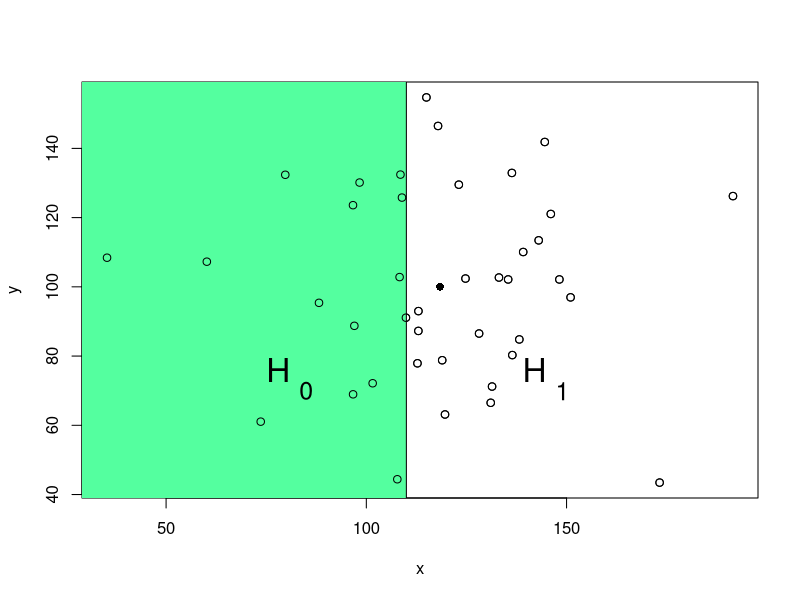
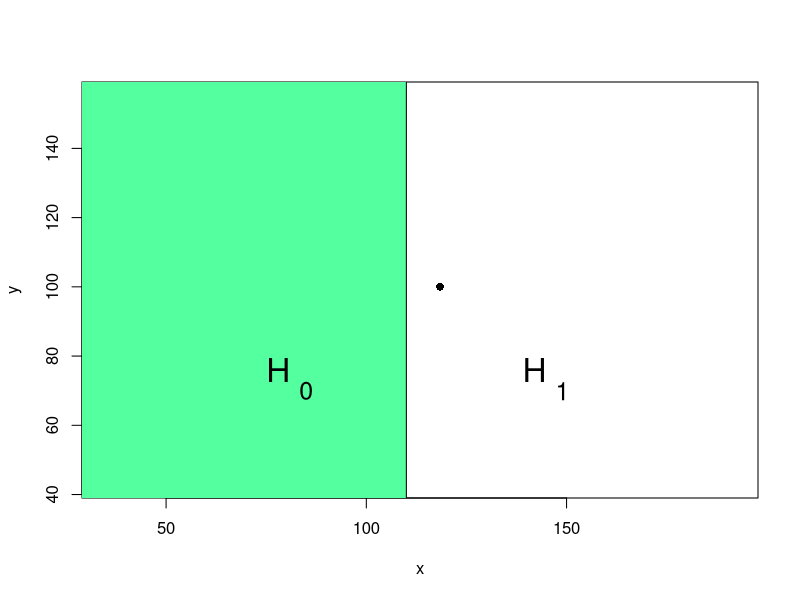
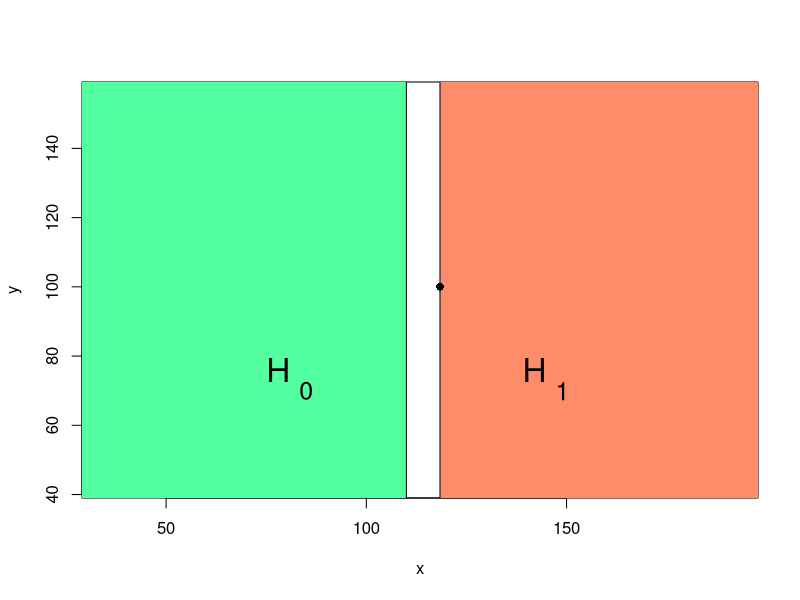
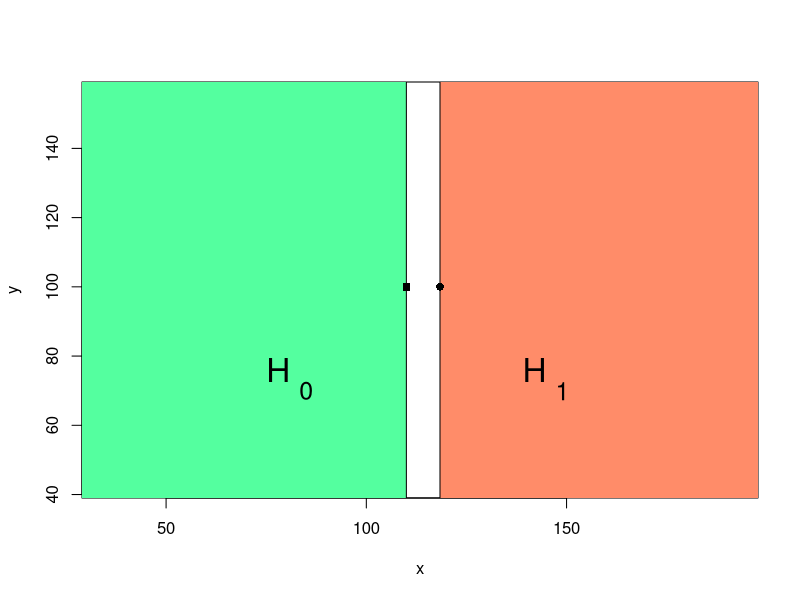
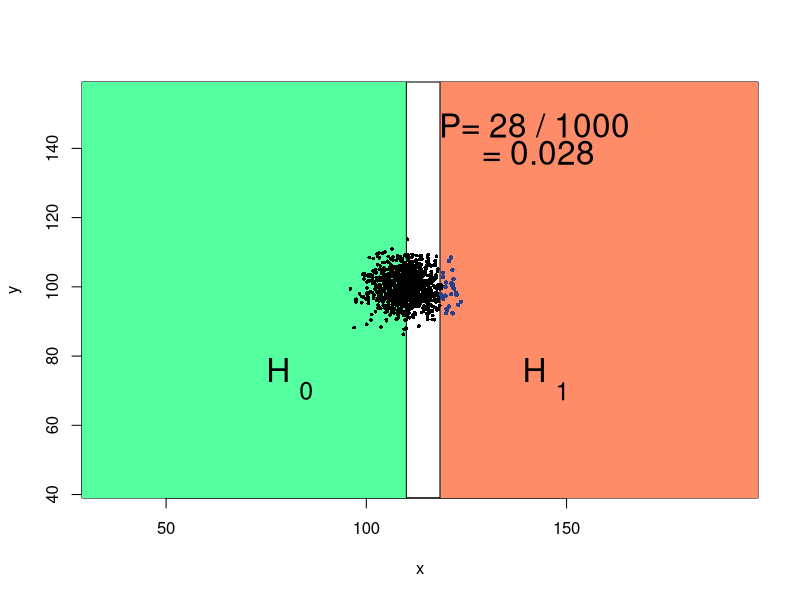
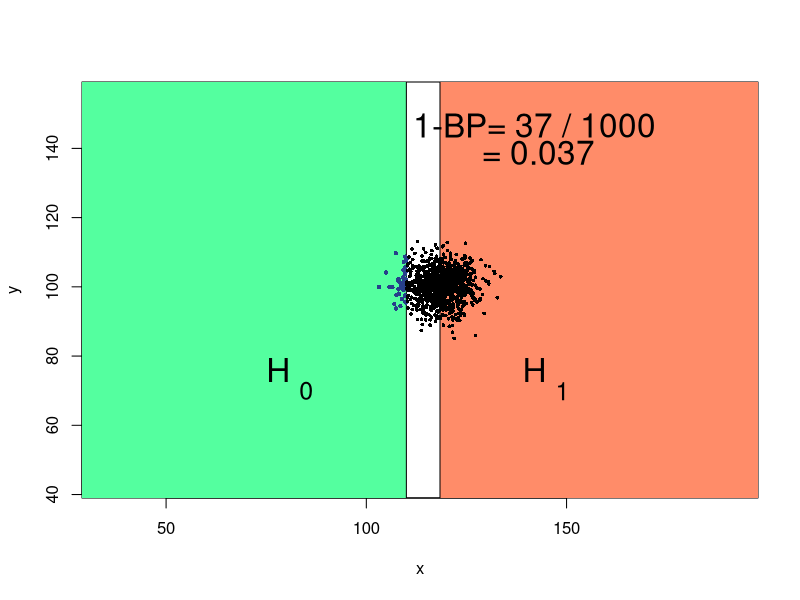

These figures' R source, in order:
border_x = 110
gen_x = border_x + 5
gen_y = 100.0
sd_x = 30
sd_y = 30
n_points = 40

plot_buffer = 8

# draw a point and make sure that it has a mean x > border_x
est_x = 0
while ((est_x < border_x + 5) | (est_x > (border_x + 10))) {
    obs_x = rnorm(n_points, mean=gen_x, sd=sd_x)
    obs_y = rnorm(n_points, mean=gen_y, sd=sd_y)
    est_y = mean(obs_y)
    obs_y = gen_y + obs_y - est_y
    y_min_lim = min(obs_y)
    y_max_lim = max(obs_y) 
    x_min_lim = min(obs_x)
    x_max_lim = max(obs_x) 
    est_x = mean(obs_x)
    est_y = mean(obs_y)
}


pdf('field.pdf')
plot(obs_x, obs_y, xlim=c(x_min_lim, x_max_lim), ylim=c(y_min_lim, y_max_lim), xlab="x", ylab="y")
polygon(c(0, border_x, border_x, 0),
        c(y_min_lim - plot_buffer, y_min_lim - plot_buffer, y_max_lim + plot_buffer, y_max_lim + plot_buffer),
        col='#54FF9F')
points(obs_x, obs_y)
points(est_x, est_y, pch=16)
text(border_x - 4*plot_buffer, gen_y - 3*plot_buffer, c("H"), cex=2)
text(border_x + 7 - 4*plot_buffer, gen_y - 6 - 3*plot_buffer, c("0"), cex=1.5)
text(border_x + 4*plot_buffer, gen_y - 3*plot_buffer, c("H"), cex=2)
text(border_x + 7 + 4*plot_buffer, gen_y - 6 - 3*plot_buffer, c("1"), cex=1.5)
dev.off()



pdf('field-just-mean.pdf')
plot(obs_x, obs_y, type='n', xlim=c(x_min_lim, x_max_lim), ylim=c(y_min_lim, y_max_lim), xlab="x", ylab="y")
polygon(c(0, border_x, border_x, 0),
        c(y_min_lim - plot_buffer, y_min_lim - plot_buffer, y_max_lim + plot_buffer, y_max_lim + plot_buffer),
        col='#54FF9F')
points(est_x, est_y, pch=16)
text(border_x - 4*plot_buffer, gen_y - 3*plot_buffer, c("H"), cex=2)
text(border_x + 7 - 4*plot_buffer, gen_y - 6 - 3*plot_buffer, c("0"), cex=1.5)
text(border_x + 4*plot_buffer, gen_y - 3*plot_buffer, c("H"), cex=2)
text(border_x + 7 + 4*plot_buffer, gen_y - 6 - 3*plot_buffer, c("1"), cex=1.5)
dev.off()




pdf('field-mean-rej.pdf')
plot(obs_x, obs_y, type='n', xlim=c(x_min_lim, x_max_lim), ylim=c(y_min_lim, y_max_lim), xlab="x", ylab="y")
polygon(c(0, border_x, border_x, 0),
        c(y_min_lim - plot_buffer, y_min_lim - plot_buffer, y_max_lim + plot_buffer, y_max_lim + plot_buffer),
        col='#54FF9F')
polygon(c(est_x, x_max_lim + plot_buffer, x_max_lim + plot_buffer, est_x),
        c(y_min_lim - plot_buffer, y_min_lim - plot_buffer, y_max_lim + plot_buffer, y_max_lim + plot_buffer),
        col='#FF8C69')
points(est_x, est_y, pch=16)
text(border_x - 4*plot_buffer, gen_y - 3*plot_buffer, c("H"), cex=2)
text(border_x + 7 - 4*plot_buffer, gen_y - 6 - 3*plot_buffer, c("0"), cex=1.5)
text(border_x + 4*plot_buffer, gen_y - 3*plot_buffer, c("H"), cex=2)
text(border_x + 7 + 4*plot_buffer, gen_y - 6 - 3*plot_buffer, c("1"), cex=1.5)
dev.off()

lfc_x = border_x
lfc_y = est_y
pdf('field-mean-rej-lfc.pdf')
plot(obs_x, obs_y, type='n', xlim=c(x_min_lim, x_max_lim), ylim=c(y_min_lim, y_max_lim), xlab="x", ylab="y")
polygon(c(0, border_x, border_x, 0),
        c(y_min_lim - plot_buffer, y_min_lim - plot_buffer, y_max_lim + plot_buffer, y_max_lim + plot_buffer),
        col='#54FF9F')
polygon(c(est_x, x_max_lim + plot_buffer, x_max_lim + plot_buffer, est_x),
        c(y_min_lim - plot_buffer, y_min_lim - plot_buffer, y_max_lim + plot_buffer, y_max_lim + plot_buffer),
        col='#FF8C69')
points(est_x, est_y, pch=16)
points(lfc_x, lfc_y, pch=15)
text(border_x - 4*plot_buffer, gen_y - 3*plot_buffer, c("H"), cex=2)
text(border_x + 7 - 4*plot_buffer, gen_y - 6 - 3*plot_buffer, c("0"), cex=1.5)
text(border_x + 4*plot_buffer, gen_y - 3*plot_buffer, c("H"), cex=2)
text(border_x + 7 + 4*plot_buffer, gen_y - 6 - 3*plot_buffer, c("1"), cex=1.5)
dev.off()

est_sd_y = sd(obs_y)
print(c("est_sd_y", est_sd_y))
est_sd_x = sd(obs_x)
print(c("est_sd_x", est_sd_x))

n_sims=1000

sim_mean_x = replicate(n_sims, mean(rnorm(n_points, mean=lfc_x, sd=est_sd_x)))
sim_mean_y = replicate(n_sims, mean(rnorm(n_points, mean=lfc_y, sd=est_sd_y)))
gt_obs = sim_mean_x >= est_x
p_val_from_markov = sum(gt_obs)/n_sims
pdf('field-mean-p-val-markov.pdf')
plot(obs_x, obs_y, type='n', xlim=c(x_min_lim, x_max_lim), ylim=c(y_min_lim, y_max_lim), xlab="x", ylab="y")
polygon(c(0, border_x, border_x, 0),
        c(y_min_lim - plot_buffer, y_min_lim - plot_buffer, y_max_lim + plot_buffer, y_max_lim + plot_buffer),
        col='#54FF9F')
polygon(c(est_x, x_max_lim + plot_buffer, x_max_lim + plot_buffer, est_x),
        c(y_min_lim - plot_buffer, y_min_lim - plot_buffer, y_max_lim + plot_buffer, y_max_lim + plot_buffer),
        col='#FF8C69')
points(est_x, est_y, pch=16)
points(lfc_x, lfc_y, pch=15)
points(sim_mean_x[gt_obs], sim_mean_y[gt_obs], cex=.6, pch=16,col='#27408B')
points(sim_mean_x[!gt_obs], sim_mean_y[!gt_obs], cex=0.5, pch=16)
text(border_x - 4*plot_buffer, gen_y - 3*plot_buffer, c("H"), cex=2)
text(border_x + 7 - 4*plot_buffer, gen_y - 6 - 3*plot_buffer, c("0"), cex=1.5)
text(border_x + 4*plot_buffer, gen_y - 3*plot_buffer, c("H"), cex=2)
text(border_x + 7 + 4*plot_buffer, gen_y - 6 - 3*plot_buffer, c("1"), cex=1.5)
text(border_x + 4*plot_buffer, y_max_lim  - plot_buffer, paste("P=", sum(gt_obs), "/", n_sims), cex=2)
text(border_x + 1 + 4*plot_buffer, y_max_lim  - 2*plot_buffer, paste("=", p_val_from_markov), cex=2)
dev.off()


boot_mean_x = replicate(n_sims, mean(sample(obs_x, replace=TRUE)))
boot_mean_y = replicate(n_sims, mean(sample(obs_y, replace=TRUE)))
in_null = boot_mean_x <= border_x
p_val_from_boot = sum(in_null)/n_sims
pdf('field-mean-p-val-boot.pdf')
plot(obs_x, obs_y, type='n', xlim=c(x_min_lim, x_max_lim), ylim=c(y_min_lim, y_max_lim), xlab="x", ylab="y")
polygon(c(0, border_x, border_x, 0),
        c(y_min_lim - plot_buffer, y_min_lim - plot_buffer, y_max_lim + plot_buffer, y_max_lim + plot_buffer),
        col='#54FF9F')
polygon(c(est_x, x_max_lim + plot_buffer, x_max_lim + plot_buffer, est_x),
        c(y_min_lim - plot_buffer, y_min_lim - plot_buffer, y_max_lim + plot_buffer, y_max_lim + plot_buffer),
        col='#FF8C69')
points(est_x, est_y, pch=16)
points(lfc_x, lfc_y, pch=15)
points(boot_mean_x[in_null], boot_mean_y[in_null], cex=.6, pch=16,col='#27408B')
points(boot_mean_x[!in_null], boot_mean_y[!in_null], cex=0.5, pch=16)
text(border_x - 4*plot_buffer, gen_y - 3*plot_buffer, c("H"), cex=2)
text(border_x + 7 - 4*plot_buffer, gen_y - 6 - 3*plot_buffer, c("0"), cex=1.5)
text(border_x + 4*plot_buffer, gen_y - 3*plot_buffer, c("H"), cex=2)
text(border_x + 7 + 4*plot_buffer, gen_y - 6 - 3*plot_buffer, c("1"), cex=1.5)
text(border_x + 4*plot_buffer, y_max_lim - plot_buffer, paste("1-BP=", sum(in_null), "/", n_sims), cex=2)
text(border_x + 1 + 4*plot_buffer, y_max_lim - 2*plot_buffer, paste("=", p_val_from_boot), cex=2)
dev.off()

print(c("p_ests =" , p_val_from_markov, p_val_from_boot))

obs_diff = est_x - border_x
radius = 10
center_x = border_x - radius
center_y = est_y

for (r in seq(0.5, 2.0, 0.1)) {
    boot_mean_x = replicate(n_sims, mean(sample(obs_x, size=r*n_points, replace=TRUE)))
    boot_mean_y = replicate(n_sims, mean(sample(obs_y, size=r*n_points, replace=TRUE)))
    diff_center_x = boot_mean_x -center_x 
    diff_center_y = boot_mean_y - center_y
    diff_center_x_sq = diff_center_x*diff_center_x
    diff_center_y_sq = diff_center_y*diff_center_y
    diff_center_sq = diff_center_x_sq + diff_center_y_sq
    dist_center = diff_center_sq**0.5
    lin_bound = sum(boot_mean_x < border_x)
    lin_bound_p = 1 - lin_bound/n_sims
    circ_bound = sum(dist_center < radius)
    circ_bound_p = 1 - circ_bound/n_sims
    print(paste("r", r, lin_bound_p, circ_bound_p))
}
